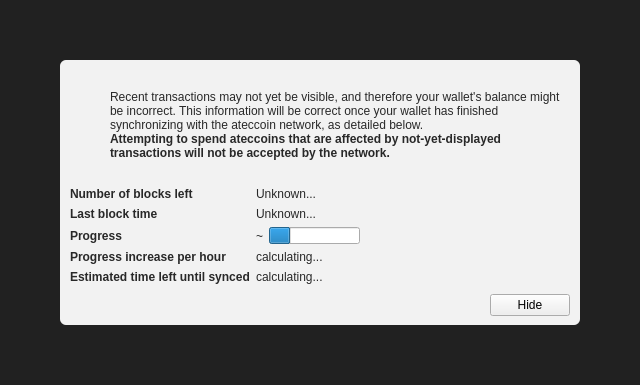
<?xml version="1.0" encoding="UTF-8"?>
<ui version="4.0">
 <class>ModalOverlay</class>
 <widget class="ModalOverlay" name="ModalOverlay">
  <property name="geometry">
   <rect>
    <x>0</x>
    <y>0</y>
    <width>640</width>
    <height>385</height>
   </rect>
  </property>
  <property name="windowTitle">
   <string>Form</string>
  </property>
  <layout class="QVBoxLayout" name="verticalLayout" stretch="0">
   <property name="sizeConstraint">
    <enum>QLayout::SetDefaultConstraint</enum>
   </property>
   <property name="leftMargin">
    <number>0</number>
   </property>
   <property name="topMargin">
    <number>0</number>
   </property>
   <property name="rightMargin">
    <number>0</number>
   </property>
   <property name="bottomMargin">
    <number>0</number>
   </property>
   <item>
    <widget class="QWidget" name="bgWidget" native="true">
     <property name="styleSheet">
      <string notr="true">#bgWidget { background: rgba(0,0,0,220); }</string>
     </property>
     <layout class="QVBoxLayout" name="verticalLayoutMain" stretch="1">
      <property name="leftMargin">
       <number>60</number>
      </property>
      <property name="topMargin">
       <number>60</number>
      </property>
      <property name="rightMargin">
       <number>60</number>
      </property>
      <property name="bottomMargin">
       <number>60</number>
      </property>
      <item>
       <widget class="QWidget" name="contentWidget" native="true">
        <property name="styleSheet">
         <string notr="true">#contentWidget { background: rgba(255,255,255,240); border-radius: 6px; }

QLabel { color: rgb(40,40,40);  }</string>
        </property>
        <layout class="QVBoxLayout" name="verticalLayoutSub" stretch="1,0,0,0">
         <property name="spacing">
          <number>0</number>
         </property>
         <property name="leftMargin">
          <number>10</number>
         </property>
         <property name="topMargin">
          <number>10</number>
         </property>
         <property name="rightMargin">
          <number>10</number>
         </property>
         <property name="bottomMargin">
          <number>10</number>
         </property>
         <item>
          <layout class="QHBoxLayout" name="horizontalLayoutIconText" stretch="0,1">
           <property name="topMargin">
            <number>20</number>
           </property>
           <item>
            <layout class="QVBoxLayout" name="verticalLayoutIcon">
             <property name="leftMargin">
              <number>0</number>
             </property>
             <item>
              <widget class="QPushButton" name="warningIcon">
               <property name="enabled">
                <bool>false</bool>
               </property>
               <property name="text">
                <string/>
               </property>
               <property name="icon">
                <iconset>
                 <normaloff>:/icons/warning</normaloff>
                 <disabledoff>:/icons/warning</disabledoff>:/icons/warning</iconset>
               </property>
               <property name="iconSize">
                <size>
                 <width>48</width>
                 <height>48</height>
                </size>
               </property>
               <property name="flat">
                <bool>true</bool>
               </property>
              </widget>
             </item>
             <item>
              <spacer name="verticalSpacerWarningIcon">
               <property name="orientation">
                <enum>Qt::Vertical</enum>
               </property>
               <property name="sizeHint" stdset="0">
                <size>
                 <width>20</width>
                 <height>40</height>
                </size>
               </property>
              </spacer>
             </item>
            </layout>
           </item>
           <item>
            <layout class="QVBoxLayout" name="verticalLayoutInfoText">
             <property name="leftMargin">
              <number>0</number>
             </property>
             <property name="topMargin">
              <number>0</number>
             </property>
             <item>
              <widget class="QLabel" name="infoText">
               <property name="text">
                <string>Recent transactions may not yet be visible, and therefore your wallet's balance might be incorrect. This information will be correct once your wallet has finished synchronizing with the ateccoin network, as detailed below.</string>
               </property>
               <property name="textFormat">
                <enum>Qt::RichText</enum>
               </property>
               <property name="wordWrap">
                <bool>true</bool>
               </property>
              </widget>
             </item>
             <item>
              <widget class="QLabel" name="infoTextStrong">
               <property name="font">
                <font>
                 <weight>75</weight>
                 <bold>true</bold>
                </font>
               </property>
               <property name="text">
                <string>Attempting to spend ateccoins that are affected by not-yet-displayed transactions will not be accepted by the network.</string>
               </property>
               <property name="textFormat">
                <enum>Qt::RichText</enum>
               </property>
               <property name="wordWrap">
                <bool>true</bool>
               </property>
              </widget>
             </item>
             <item>
              <spacer name="verticalSpacerInTextSpace">
               <property name="orientation">
                <enum>Qt::Vertical</enum>
               </property>
               <property name="sizeHint" stdset="0">
                <size>
                 <width>20</width>
                 <height>40</height>
                </size>
               </property>
              </spacer>
             </item>
            </layout>
           </item>
          </layout>
         </item>
         <item>
          <spacer name="verticalSpacerAfterText">
           <property name="orientation">
            <enum>Qt::Vertical</enum>
           </property>
           <property name="sizeHint" stdset="0">
            <size>
             <width>20</width>
             <height>40</height>
            </size>
           </property>
          </spacer>
         </item>
         <item>
          <layout class="QFormLayout" name="formLayout">
           <property name="fieldGrowthPolicy">
            <enum>QFormLayout::FieldsStayAtSizeHint</enum>
           </property>
           <property name="horizontalSpacing">
            <number>6</number>
           </property>
           <property name="verticalSpacing">
            <number>6</number>
           </property>
           <property name="topMargin">
            <number>10</number>
           </property>
           <item row="0" column="0">
            <widget class="QLabel" name="labelNumberOfBlocksLeft">
             <property name="font">
              <font>
               <weight>75</weight>
               <bold>true</bold>
              </font>
             </property>
             <property name="text">
              <string>Number of blocks left</string>
             </property>
            </widget>
           </item>
           <item row="0" column="1">
            <widget class="QLabel" name="numberOfBlocksLeft">
             <property name="text">
              <string>Unknown...</string>
             </property>
            </widget>
           </item>
           <item row="1" column="0">
            <widget class="QLabel" name="labelLastBlockTime">
             <property name="font">
              <font>
               <weight>75</weight>
               <bold>true</bold>
              </font>
             </property>
             <property name="text">
              <string>Last block time</string>
             </property>
            </widget>
           </item>
           <item row="1" column="1">
            <widget class="QLabel" name="newestBlockDate">
             <property name="sizePolicy">
              <sizepolicy hsizetype="Maximum" vsizetype="Preferred">
               <horstretch>0</horstretch>
               <verstretch>0</verstretch>
              </sizepolicy>
             </property>
             <property name="text">
              <string>Unknown...</string>
             </property>
            </widget>
           </item>
           <item row="2" column="0">
            <widget class="QLabel" name="labelSyncDone">
             <property name="font">
              <font>
               <weight>75</weight>
               <bold>true</bold>
              </font>
             </property>
             <property name="text">
              <string>Progress</string>
             </property>
            </widget>
           </item>
           <item row="2" column="1">
            <layout class="QHBoxLayout" name="horizontalLayoutSync" stretch="0,1">
             <item>
              <widget class="QLabel" name="percentageProgress">
               <property name="text">
                <string notr="true">~</string>
               </property>
              </widget>
             </item>
             <item>
              <widget class="QProgressBar" name="progressBar">
               <property name="value">
                <number>24</number>
               </property>
               <property name="format">
                <string/>
               </property>
              </widget>
             </item>
            </layout>
           </item>
           <item row="4" column="0">
            <widget class="QLabel" name="labelProgressIncrease">
             <property name="font">
              <font>
               <weight>75</weight>
               <bold>true</bold>
              </font>
             </property>
             <property name="text">
              <string>Progress increase per hour</string>
             </property>
            </widget>
           </item>
           <item row="4" column="1">
            <widget class="QLabel" name="progressIncreasePerH">
             <property name="text">
              <string>calculating...</string>
             </property>
            </widget>
           </item>
           <item row="5" column="0">
            <widget class="QLabel" name="labelEstimatedTimeLeft">
             <property name="font">
              <font>
               <weight>75</weight>
               <bold>true</bold>
              </font>
             </property>
             <property name="text">
              <string>Estimated time left until synced</string>
             </property>
            </widget>
           </item>
           <item row="5" column="1">
            <widget class="QLabel" name="expectedTimeLeft">
             <property name="text">
              <string>calculating...</string>
             </property>
            </widget>
           </item>
          </layout>
         </item>
         <item>
          <layout class="QHBoxLayout" name="horizontalLayoutButtons">
           <property name="leftMargin">
            <number>10</number>
           </property>
           <property name="topMargin">
            <number>10</number>
           </property>
           <item>
            <spacer name="horizontalSpacer">
             <property name="orientation">
              <enum>Qt::Horizontal</enum>
             </property>
             <property name="sizeHint" stdset="0">
              <size>
               <width>40</width>
               <height>20</height>
              </size>
             </property>
            </spacer>
           </item>
           <item>
            <widget class="QPushButton" name="closeButton">
             <property name="text">
              <string>Hide</string>
             </property>
            </widget>
           </item>
          </layout>
         </item>
        </layout>
       </widget>
      </item>
     </layout>
    </widget>
   </item>
  </layout>
 </widget>
 <customwidgets>
  <customwidget>
   <class>ModalOverlay</class>
   <extends>QWidget</extends>
   <header>modaloverlay.h</header>
   <container>1</container>
  </customwidget>
 </customwidgets>
 <resources/>
 <connections/>
</ui>
